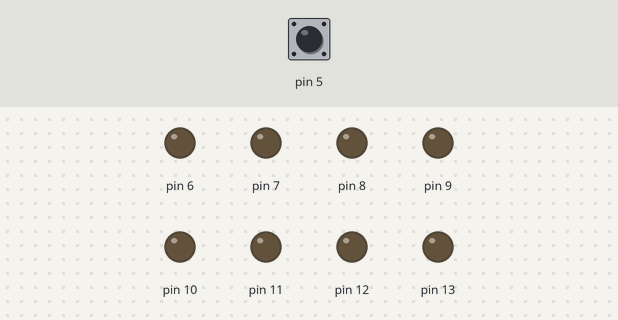
This program was run on a simulated Arduino Mega 2560, built with avr-gcc and run on an emulated ATmega2560. Parts: output pins drawn as LEDs (lit = HIGH). The test bench sets the inputs (shaded band); at power-on: pin 5 HIGH.

Above: at 1.2 s.
1.3 s: pin 5 pulled LOW for 1 s
At 2.9 s:
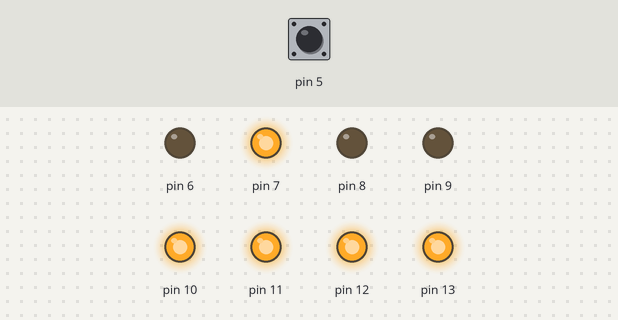
3.8 s: pin 5 pulled LOW for 0.15 s
At 4.1 s:
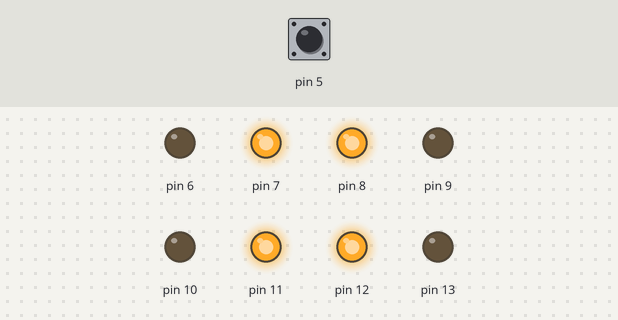
5.4 s: pin 5 pulled LOW for 0.15 s
At 6.5 s:
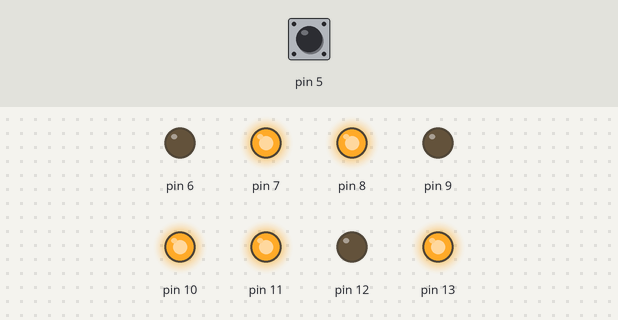
7.0 s: pin 5 pulled LOW for 3.2 s
At 11.2 s:
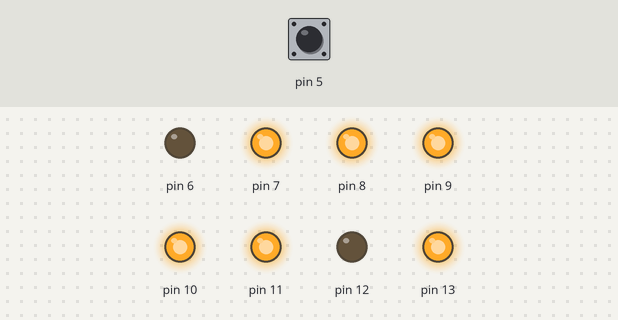
Timing chart, 0 to 12.7 s (numbered marks = the images above; inputs shaded):
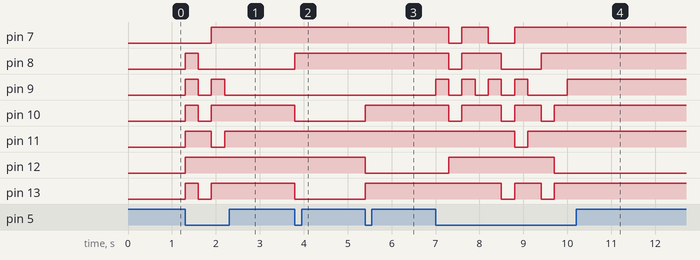

Measured:
- after the input at 1.3 s, pin 7: LOW → HIGH after 0.60 s; pin 8: LOW → HIGH at once, → LOW 0.30 s later; pin 9: alternates HIGH for 0.30 s and LOW for 0.30 s, 4 changes in all, then stays LOW, starting at once; pin 10, pin 13: LOW → HIGH at once, → LOW 0.30 s later, → HIGH 0.30 s later; pin 11: LOW → HIGH at once, → LOW 0.60 s later, → HIGH 0.30 s later
- after the input at 3.8 s, pin 8: LOW → HIGH at once; pin 10, pin 13: HIGH → LOW at once
- after the input at 5.4 s, pin 10, pin 13: LOW → HIGH at once; pin 12: HIGH → LOW at once
- after the input at 7.0 s, pin 7: HIGH → LOW after 0.30 s, → HIGH 0.30 s later, → LOW 0.60 s later, → HIGH 0.60 s later; pin 8: HIGH → LOW after 0.30 s, → HIGH 0.30 s later, → LOW 0.90 s later, → HIGH 0.90 s later

The program:

main.cpp
```cpp
#include <Arduino.h>

void writeNumbers(int num);
int count = 0x00;

void setup() {
  //configure pins
  DDRB |= 0xF0;
  DDRH |= 0x78;
  DDRE |= 0x00;

  //configure output to zero
  PORTB = 0x00;
  PORTH = 0x00;

  PORTE = 0x08; //configure pullup
}

void loop() {
  if((PINE & 0x08) == 0){
    writeNumbers(count);
    count += 0x01;
    delay(300);
  }
  if(count > 9){
    count = 0;
  }
}

void writeNumbers(int num){
  switch (num){
  case 0:
    PORTB = 0xF0;
    PORTH = 0x60;
    break;
  case 1:
    PORTB = 0x60;
    PORTH = 0x00;
    break;
  case 2:
    PORTB = 0xD0;
    PORTH = 0x50;
    break;
  case 3:
    PORTB = 0xF0;
    PORTH = 0x10;
    break;
  case 4:
    PORTB = 0x60;
    PORTH = 0X30;
    break;
  case 5:
    PORTB = 0xB0;
    PORTH = 0x30;
    break;
  case 6:
    PORTB = 0xB0;
    PORTH = 0x70;
    break;
  case 7:
    PORTB = 0xE0;
    PORTH = 0x00;
    break;
  case 8:
    PORTB = 0xF0;
    PORTH = 0xF0;
    break;
  case 9:
    PORTB = 0xF0;
    PORTH = 0xB0;
    break;
  default:
    PORTB = 0x00;
    PORTH = 0x00;
    break;
  }
}
```
